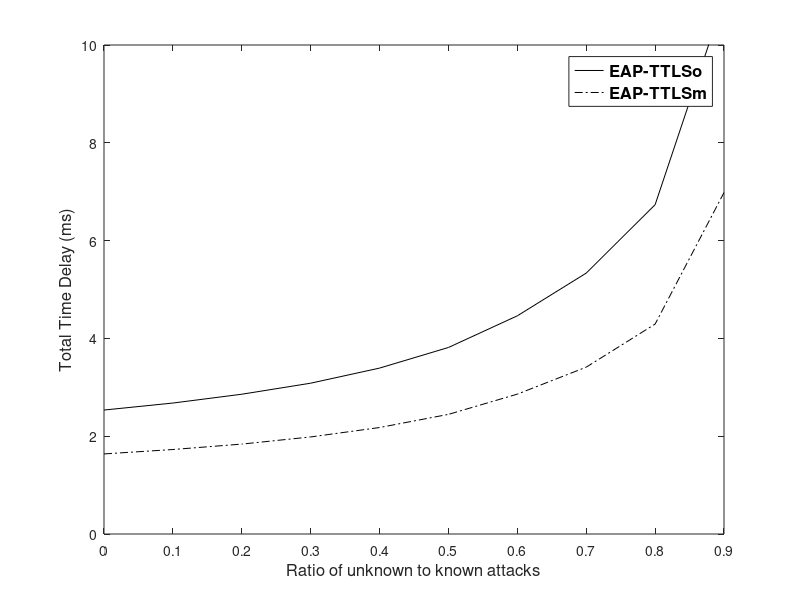

MATLAB code for this plot:
clc;
clear;
 
trsae= 0.1667 %rsaencryption
trsad= 0.1667 %rsadecryption
thmacsha256= 0.0714
tsha1= 0.0384; %sha
tsha256= 0.05 %sha256
tdese= 0.29165; %desencryption
tdesd= 0.29165; %desdecryption
tmd4= 0.0476
 
%EAP-TTLS AUTHENTICATION
eapttlso_a = [trsae, 5*thmacsha256+2*thmacsha256, 2*thmacsha256,14*thmacsha256+2*thmacsha256+tdese, tdesd];
eapttlso_b= [trsad,5*thmacsha256+2*thmacsha256, 2*thmacsha256,14*thmacsha256+2*thmacsha256+tdesd, tdese];
eapttlso=[ trsae, trsad, 5*thmacsha256+2*thmacsha256, 5*thmacsha256+2*thmacsha256, 2*thmacsha256, 2*thmacsha256, 14*thmacsha256+2*thmacsha256+tdese, 14*thmacsha256+2*thmacsha256+tdesd,tdese,tdesd ];
 
%total===============================
for tmp = 2:length(eapttlso_a);
    eapttlso_a (tmp)= eapttlso_a (tmp-1)+ eapttlso_a (tmp);        
end
 
for tmp = 2:length(eapttlso);
    eapttlso (tmp)= eapttlso (tmp-1)+ eapttlso (tmp);        
end
 
%EAP-TLS AUTHENTICATION Modified
eapttlsm_a = [trsae, 2*thmacsha256+tsha1+thmacsha256,thmacsha256,4*thmacsha256+6*tsha1+tmd4+tdese, tdesd];
eapttlsm_b= [trsad,2*thmacsha256+tsha1+thmacsha256, thmacsha256, 4*thmacsha256+tsha1+tmd4+tdesd, tdese];
eapttlsm=[trsae, trsad, 2*thmacsha256+tsha1+thmacsha256, 2*thmacsha256+tsha1+thmacsha256, thmacsha256, thmacsha256, 4*thmacsha256+6*tsha1+tmd4+tdese, 4*thmacsha256+tsha1+tmd4+tdesd, tdese, tdesd];
 
%total===============================
for tmp = 2:length(eapttlsm_a);
    eapttlsm_a (tmp)= eapttlsm_a (tmp-1)+ eapttlsm_a (tmp);        
end
 
for tmp = 2:length(eapttlsm);
    eapttlsm (tmp)= eapttlsm (tmp-1)+ eapttlsm (tmp);        
end
 
 
total_number = 100000;
unkown_attacks= 0;
y_eapttlso = zeros(1,10);
y_eapttlsm= zeros(1,10);
left_time_eapttlso= 0;
left_time_eapttlsm=0;
n=1;
 
for x=0:0.1:0.9
 
  left_time_eapttlso= total_number*(1-x)*eapttlso_a(length(eapttlso_a));
  left_time_eapttlsm= total_number*(1-x)*eapttlsm_a(length(eapttlsm_a));
    
  unknown_attacks = uint16(total_number*x);
    
 unexpected_delay_eapttlso = randi([1,length(eapttlso_a)],1,unknown_attacks); 
 unexpected_delay_eapttlsm = randi([1,length(eapttlsm_a)],1,unknown_attacks);
  
   attack_total_delay_eapttlso= 0;
    attack_total_delay_eapttlsm= 0;
 
    for i=1:unknown_attacks
 
attack_total_delay_eapttlso = attack_total_delay_eapttlso + eapttlso_a(unexpected_delay_eapttlso(i));
attack_total_delay_eapttlsm=attack_total_delay_eapttlsm+eapttlsm_a(unexpected_delay_eapttlsm(i));
 
    end
 
    y_eapttlso(n)=(left_time_eapttlso+attack_total_delay_eapttlso)/(total_number*(1-x));
    y_eapttlsm(n)=(left_time_eapttlsm+attack_total_delay_eapttlsm)/(total_number*(1-x));
    
    n=n+1;
end
 
x=0:0.1:0.9;
%figure;
plot(x,y_eapttlso,'-k', x, y_eapttlsm,'-.k');
set(gca,'XTick',0:0.1:1);
set(gca, 'xticklabel', {'0','0.1','0.2','0.3','0.4','0.5','0.6','0.7','0.8','0.9','1'});
xlabel('Ratio of unknown to known attacks','fontsize',12);
ylabel('Total Time Delay (ms)','fontsize',12);
legend({'EAP-TTLSo', 'EAP-TTLSm'},'FontSize',12,'FontWeight','bold');
axis([0,0.9,0,10]);

